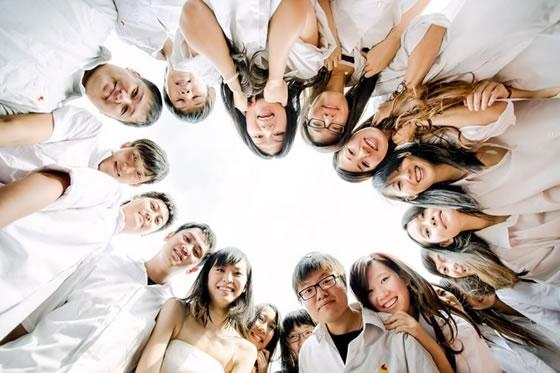
#> input picture datas/imgs/Faces.jpg, 560 x 373 px
$ python Test28.py   (Python 2 division)
#> lines starting #> are read from the running program, lines starting #| are printed output that depends on the picture; after the words box and inside, x2 and y2 are one past the last pixel; in counts of white or black regions, pixels touching at a corner belong together
# -*- coding: utf-8 -*-

'''
Created on 2016年5月16日 下午12:10:23

@author: Thunderbolt.Lei （花名：穆雷）
@description: <br>
'''

import cv2

img_url = "../../../datas/imgs/Faces.jpg"

image = cv2.imread( img_url, 0 )
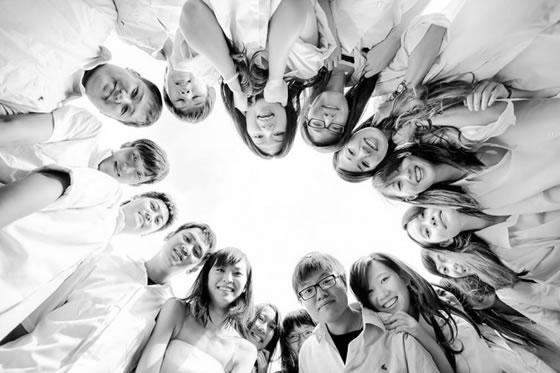
#> image: shape (373, 560); min 0, max 255, mean 185.7
origin = cv2.imread( img_url )
#> origin is the input picture: shape (373, 560, 3); mean B, G, R 174.4, 182.5, 196.2
# 构造5×5的结构元素，分别为十字形、菱形、方形和X型
cross = cv2.getStructuringElement( cv2.MORPH_CROSS, ( 5, 5 ) )
# 菱形结构元素的定义稍麻烦一些
diamond = cv2.getStructuringElement( cv2.MORPH_RECT, ( 5, 5 ) )
diamond[0, 0] = 0
diamond[0, 1] = 0
diamond[1, 0] = 0
diamond[4, 4] = 0
diamond[4, 3] = 0
diamond[3, 4] = 0
diamond[4, 0] = 0
diamond[4, 1] = 0
diamond[3, 0] = 0
diamond[0, 3] = 0
diamond[0, 4] = 0
diamond[1, 4] = 0
square = cv2.getStructuringElement( cv2.MORPH_RECT, ( 5, 5 ) )
x = cv2.getStructuringElement( cv2.MORPH_CROSS, ( 5, 5 ) )
# 使用cross膨胀图像
result1 = cv2.dilate( image, cross )
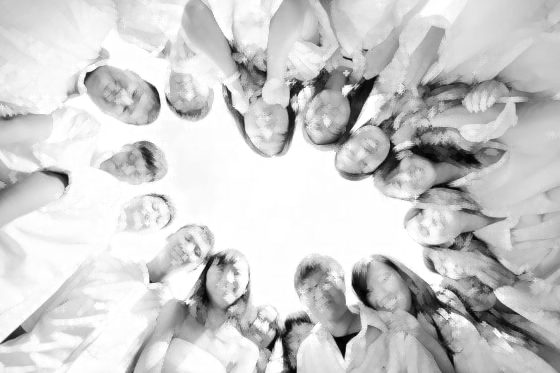
#> result1: shape (373, 560); min 1, max 255, mean 204.5
# 使用菱形腐蚀图像
result1 = cv2.erode( result1, diamond )
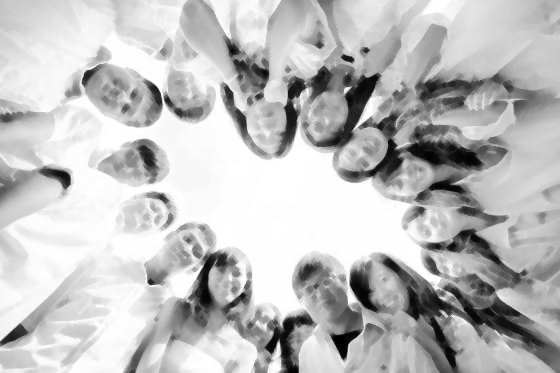
#> result1: shape (373, 560); min 1, max 255, mean 190.7

# 使用X膨胀原图像
result2 = cv2.dilate( image, x )
# 使用方形腐蚀图像
result2 = cv2.erode( result2, square )
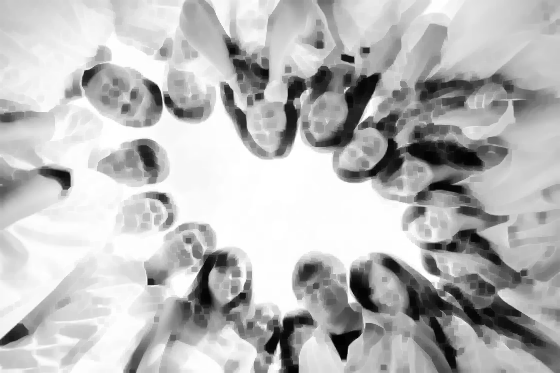
#> result2: shape (373, 560); min 1, max 255, mean 185.2

# result = result1.copy()
# 将两幅闭运算的图像相减获得角
result = cv2.absdiff( result2, result1 )
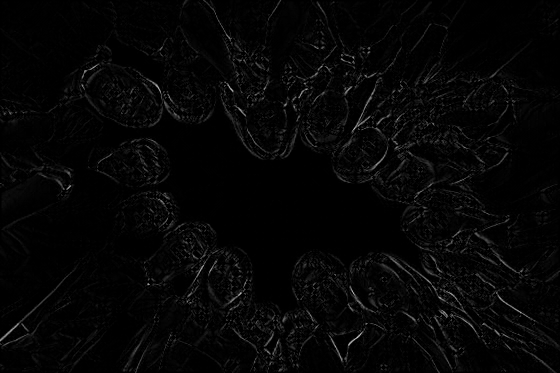
#> result: shape (373, 560); min 0, max 202, mean 5.6
# 使用阈值获得二值图
retval, result = cv2.threshold( result, 40, 255, cv2.THRESH_BINARY )
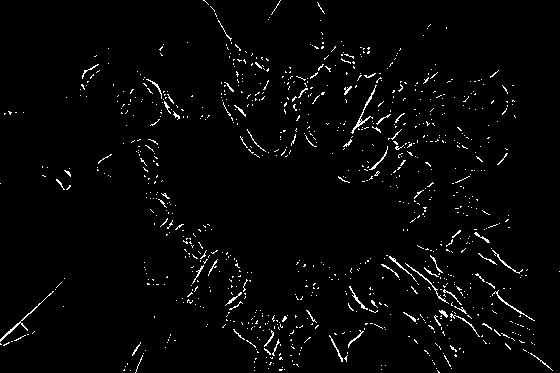
#> result: shape (373, 560); 2.4% white in thin lines or dots

# 在原图上用半径为5的圆圈将点标出。
for j in range( result.size ):
    y = j / result.shape[0]
    x = j % result.shape[0]

    if result[x, y] == 255:
        cv2.circle( image, ( y, x ), 3 , ( 255, 0, 0 ) )
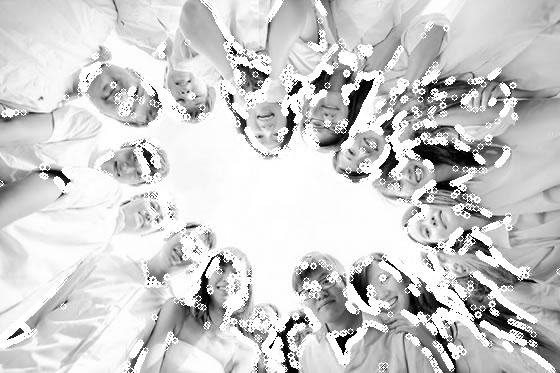
#> image: shape (373, 560); 16.36% of pixels changed, all inside (x1, y1, x2, y2) = (0, 0, 560, 373)

cv2.imshow( "Result", image )
cv2.waitKey( 0 )
cv2.destroyAllWindows()
